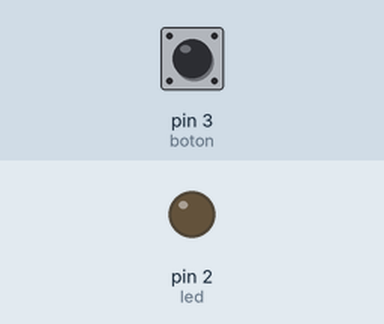
This sketch was run on a simulated Arduino Uno, built with avr-gcc and run on an emulated ATmega328P. On the bench: output pins drawn as LEDs (lit = HIGH). Inputs (shaded band) come from the test bench; at power-on: pin 3 (boton) LOW.

Above: at 1.2 s.
1.3 s: pin 3 (boton) pulled HIGH for 0.15 s
At 1.8 s:
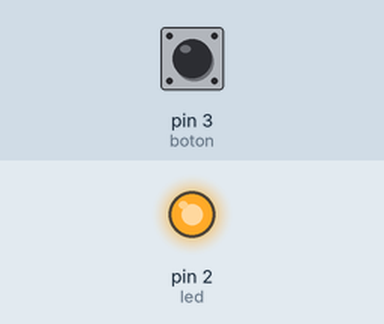
2.9 s: pin 3 (boton) pulled HIGH for 1 s
At 4.2 s:
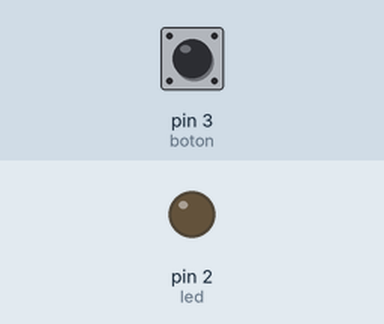
5.4 s: pin 3 (boton) pulled HIGH for 3.2 s
At 6.1 s:
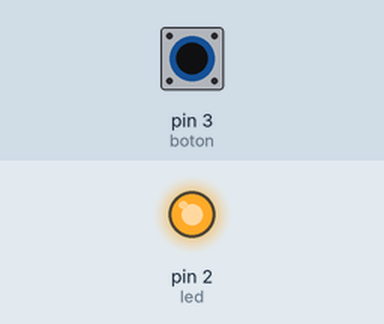
Timing chart, 0 to 8.4 s (numbered marks = the images above; inputs shaded):
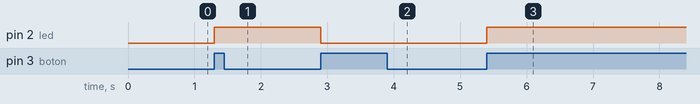

The sketch:

Practica8_BotonConFuncion.ino
```cpp
int boton = 3;           // Pin del botón
int led = 2;             // Pin del LED
int estadoLED = LOW;     // Auxiliar: guarda el estado actual del LED
int ultimoEstadoBoton = LOW; // Para detectar cambio de pulsación

void setup() {
  pinMode(led, OUTPUT);
  pinMode(boton, INPUT);
}

void loop() {
  int lectura = digitalRead(boton);

  // Detectamos el cambio de estado (cuando se presiona)
  if (lectura == HIGH && ultimoEstadoBoton == LOW) {
    // Cambiamos el estado del LED usando la auxiliar
    if (estadoLED == LOW) {
      estadoLED = HIGH;
    } else {
      estadoLED = LOW;
    }
    digitalWrite(led, estadoLED); // Encendemos o apagamos
    delay(200); // Anti-rebote (para que no detecte un solo clic como varios)
  }

  ultimoEstadoBoton = lectura;
}
```

Measured:
- after the input at 1.3 s, pin 2 (led): LOW → HIGH at once
- after the input at 2.9 s, pin 2 (led): HIGH → LOW at once
- after the input at 5.4 s, pin 2 (led): LOW → HIGH at once
